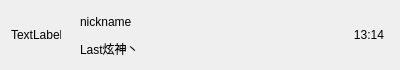
<?xml version="1.0" encoding="UTF-8"?>
<ui version="4.0">
 <class>ChatUserWidget</class>
 <widget class="QWidget" name="ChatUserWidget">
  <property name="geometry">
   <rect>
    <x>0</x>
    <y>0</y>
    <width>400</width>
    <height>70</height>
   </rect>
  </property>
  <property name="minimumSize">
   <size>
    <width>0</width>
    <height>70</height>
   </size>
  </property>
  <property name="maximumSize">
   <size>
    <width>16777215</width>
    <height>70</height>
   </size>
  </property>
  <property name="windowTitle">
   <string>Form</string>
  </property>
  <layout class="QHBoxLayout" name="horizontalLayout">
   <property name="spacing">
    <number>5</number>
   </property>
   <property name="leftMargin">
    <number>6</number>
   </property>
   <property name="topMargin">
    <number>2</number>
   </property>
   <property name="rightMargin">
    <number>6</number>
   </property>
   <property name="bottomMargin">
    <number>2</number>
   </property>
   <item>
    <widget class="QWidget" name="head_widget" native="true">
     <property name="minimumSize">
      <size>
       <width>60</width>
       <height>0</height>
      </size>
     </property>
     <property name="maximumSize">
      <size>
       <width>60</width>
       <height>16777215</height>
      </size>
     </property>
     <layout class="QHBoxLayout" name="horizontalLayout_3">
      <property name="spacing">
       <number>5</number>
      </property>
      <property name="leftMargin">
       <number>5</number>
      </property>
      <property name="topMargin">
       <number>5</number>
      </property>
      <property name="rightMargin">
       <number>5</number>
      </property>
      <property name="bottomMargin">
       <number>5</number>
      </property>
      <item>
       <widget class="QLabel" name="icon_lb">
        <property name="minimumSize">
         <size>
          <width>50</width>
          <height>50</height>
         </size>
        </property>
        <property name="maximumSize">
         <size>
          <width>50</width>
          <height>50</height>
         </size>
        </property>
        <property name="text">
         <string>TextLabel</string>
        </property>
       </widget>
      </item>
     </layout>
    </widget>
   </item>
   <item>
    <widget class="QWidget" name="name_widget" native="true">
     <layout class="QVBoxLayout" name="verticalLayout">
      <item>
       <widget class="QLabel" name="user_name_lb">
        <property name="text">
         <string>nickname</string>
        </property>
       </widget>
      </item>
      <item>
       <widget class="QLabel" name="user_chat_lb">
        <property name="text">
         <string>Last炫神丶</string>
        </property>
       </widget>
      </item>
     </layout>
    </widget>
   </item>
   <item>
    <widget class="QWidget" name="time_widget" native="true">
     <property name="minimumSize">
      <size>
       <width>50</width>
       <height>0</height>
      </size>
     </property>
     <property name="maximumSize">
      <size>
       <width>50</width>
       <height>16777215</height>
      </size>
     </property>
     <layout class="QHBoxLayout" name="horizontalLayout_2">
      <property name="spacing">
       <number>0</number>
      </property>
      <property name="leftMargin">
       <number>5</number>
      </property>
      <property name="topMargin">
       <number>2</number>
      </property>
      <property name="rightMargin">
       <number>5</number>
      </property>
      <property name="bottomMargin">
       <number>2</number>
      </property>
      <item>
       <widget class="QLabel" name="time_lb">
        <property name="text">
         <string>13:14</string>
        </property>
        <property name="alignment">
         <set>Qt::AlignCenter</set>
        </property>
       </widget>
      </item>
     </layout>
    </widget>
   </item>
  </layout>
 </widget>
 <resources/>
 <connections/>
</ui>
